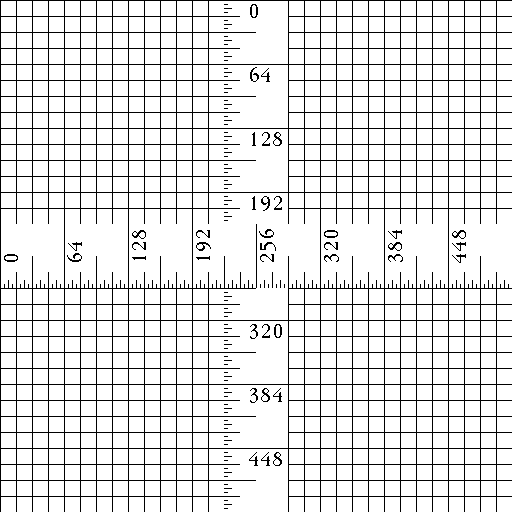
#> input picture Assignment_1/ruler.512_2.tiff, 512 x 512 px
$ python Mean_filter.py
#> lines starting #> are read from the running program, lines starting #| are printed output that depends on the picture
import matplotlib.pyplot as plt
import numpy as np
from PIL import Image, ImageOps

def read_image():
    img = Image.open('ruler.512_2.tiff')
#> img is the input picture: PIL image 512x512 L; 89% white; black in thin lines or dots
    img = ImageOps.grayscale(img)
    img = np.array(img)
    plt.imshow(img, cmap='gray')
    plt.show()
    return img

def padding(img, img_size, ksize):
#> called with img_size = 512, ksize = 3
    temp = np.zeros((img_size + ksize, img_size + ksize))
    for i in range(img_size):
        for j in range(img_size):
            temp[i+ksize//2][j+ksize//2] = img[i][j]
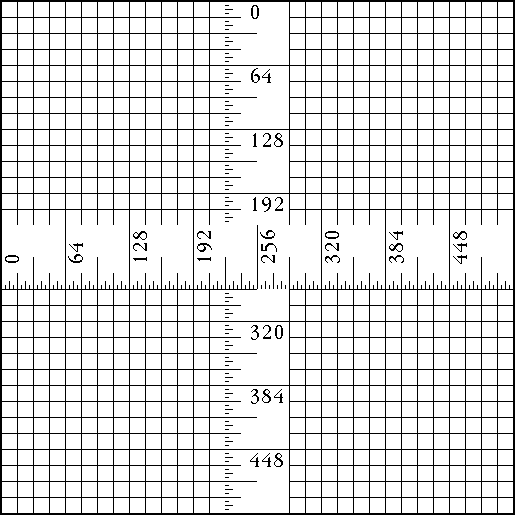
#> temp: shape (515, 515) float64; 88% white; black in thin lines or dots
    return temp

def mean_filter(img, img_size, ksize):
    img = padding(img, img_size, ksize)
    img_size = len(img)
#> img_size = 515
    temp = np.zeros((img_size - ksize + 1, img_size - ksize + 1))
    for i in range(img_size - ksize + 1):
        for j in range(img_size - ksize + 1):
            score = 0
            for _i in range(ksize):
                for _j in range(ksize):
                    score += img[i+_i][j+_j]
            temp[i][j] = score/(ksize*ksize)
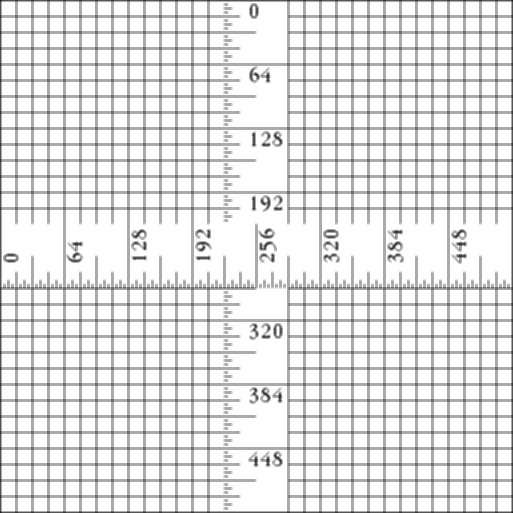
#> temp: shape (513, 513) float64; min 28.33, max 255, mean 226.1
    plt.imshow(temp, cmap='gray')
    plt.show()
    return temp


img = read_image()
img1 = img.copy()
img2 = img.copy()
mean_filter(img1, len(img1), 3)
mean_filter(img2, len(img2), 5)
#> call 2 of mean_filter, with img_size = 512, ksize = 5
#> call 2 of padding, with img_size = 512, ksize = 5
#> after the loop in padding (call 2), `for i in range(img_size):`:
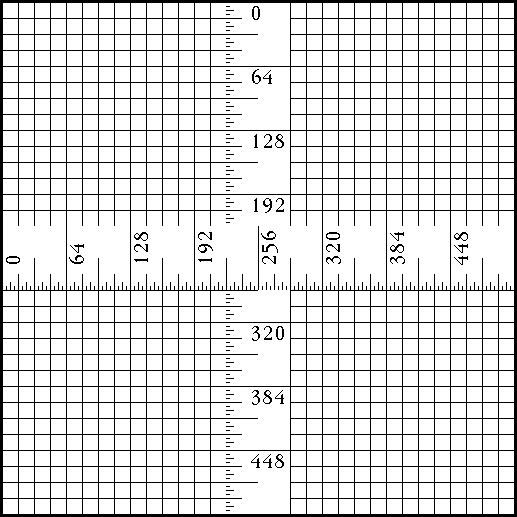
#> temp: shape (517, 517) float64; 87.3% white; black in thin lines or dots
#> in mean_filter (call 2), `img_size = len(img)`: img_size = 517
#> after the loop in mean_filter (call 2), `for i in range(img_size - ksize + 1):`:
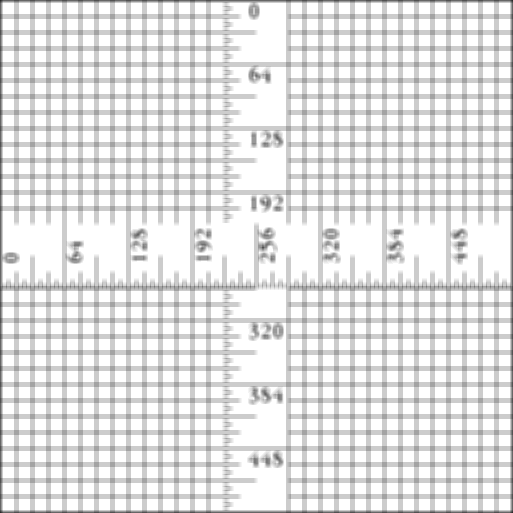
#> temp: shape (513, 513) float64; min 40.8, max 255, mean 225.7

$ run again, with Assignment_1/smooth_image.png saved as Assignment_1/ruler.512_2.tiff
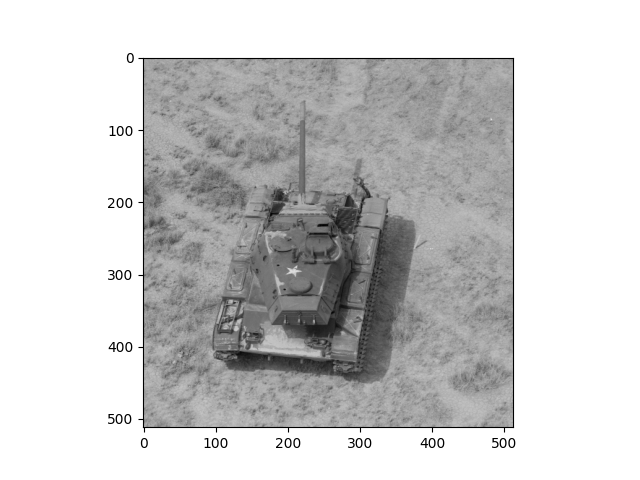
#> input picture Assignment_1/smooth_image.png, 640 x 480 px
#> in read_image, img is the input picture: PIL image 640x480 RGBA; mean R, G, B, A 204.4, 204.4, 204.4, 255
#> img: PIL image 640x480 L
#> img_size = 483
#> after the loop in padding (call 2), `for i in range(img_size):`:
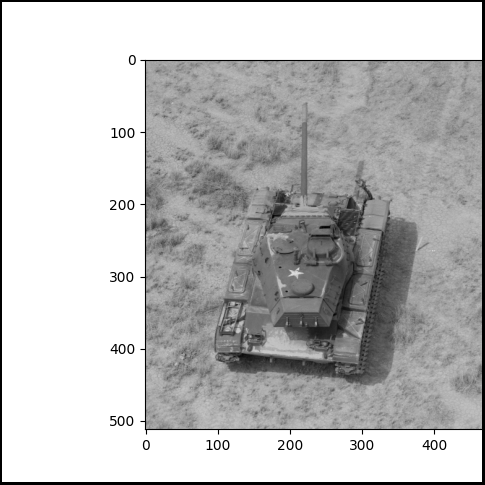
#> temp: shape (485, 485) float64; min 0, max 255, mean 189.2
#> img_size = 485
#> after the loop in mean_filter (call 2), `for i in range(img_size - ksize + 1):`:
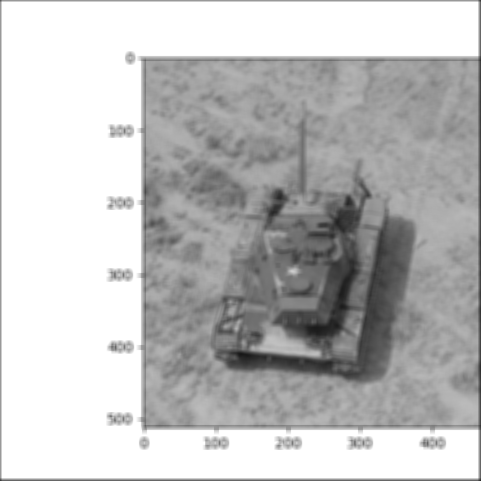
#> temp: shape (481, 481) float64; min 23.64, max 255, mean 191.5
